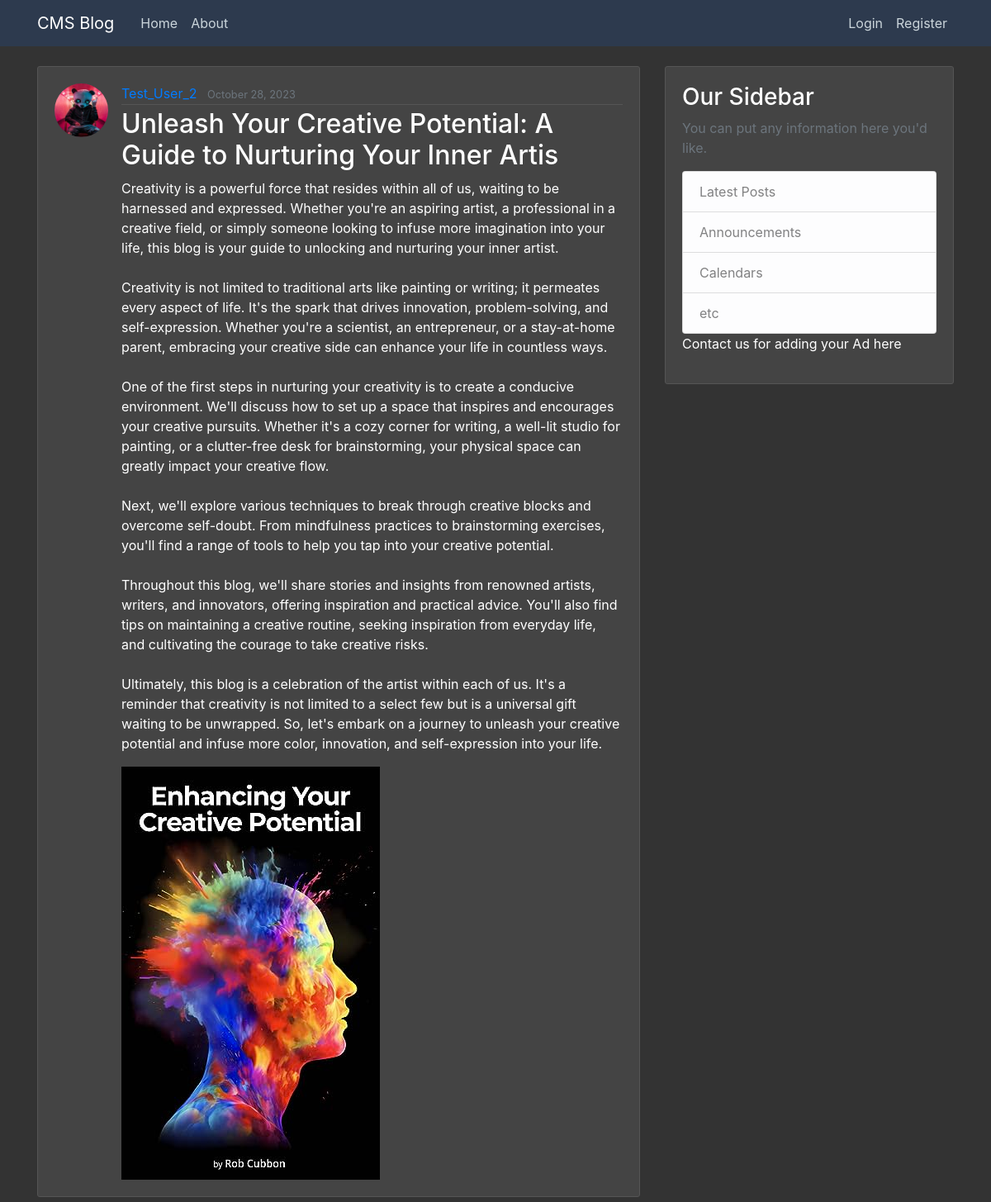
The page /post/10/ on the database its author committed.
### cms_app/models.py (models this page shows, shortened)
class Post(models.Model):
    title = models.CharField(max_length=100)
    content = models.TextField()
    date_posted = models.DateTimeField(default=timezone.now)
    author = models.ForeignKey(User, on_delete=models.CASCADE)
    image = models.ImageField(upload_to='blog_images/', blank=True, null=True)
    video = models.FileField(upload_to='blog_videos/', blank=True, null=True)

### users/models.py (models this page shows, shortened)
class Profile(models.Model):
    user = models.OneToOneField(User, on_delete=models.CASCADE)
    image = models.ImageField(default='default.jpg', upload_to='profile_pics')

### cms_app/views.py (the view)
# urls.py: path('post/<int:pk>/', PostDetailView.as_view(), name='post-detail'),
class PostDetailView(DetailView):
    model = Post

### cms_app/templates/cms_app/post_detail.html (shortened to what this page needs)
{% extends "cms_app/base.html" %}
{% block content %}
  <article class="media content-section">
    <img class="rounded-circle article-img" src="{{ object.author.profile.image.url }}">
    <div class="media-body">
      <div class="article-metadata">
        <a class="mr-2" href="{% url 'user-posts' object.author.username %}">{{ object.author }}</a>
        <small class="text-muted">{{ object.date_posted|date:"F d, Y" }}</small>
      </div>
      <h2 class="article-title">{{ object.title }}</h2>
      <p class="article-content">{{ object.content }}</p>
      {% if object.image %}
        <img src="{{ object.image.url }}" class="img-fluid" alt="Post Image">
      {% endif %}
    </div>
  </article>
{% endblock content %}

### cms_app/static/css/main.css (style rules this page uses)
body { background: #fafafa; color: #333333; margin-top: 5rem; }
h1, h2, h3, h4, h5, h6 { color: #444444; }
.content-section { background: #ffffff; padding: 10px 20px; border: 1px solid #dddddd; border-radius: 3px; margin-bottom: 20px; }
.article-title { color: #444444; }
.article-content { white-space: pre-line; }
.article-img { height: 65px; width: 65px; margin-right: 16px; }
.article-metadata { padding-bottom: 1px; margin-bottom: 4px; border-bottom: 1px solid #e3e3e3 }

### cms_app/templates/cms_app/base.html (style rules this page uses)
body { background: #333; color: #fff; margin-top: 5rem; }
h1, h2, h3, h4, h5, h6 { color: #fff; }
.content-section { background: #444; padding: 20px; border: 1px solid #555; border-radius: 3px; margin-bottom: 20px; }
.article-title { color: #fff; text-decoration: none; }
.article-content { white-space: pre-line; }
.article-img { height: 65px; width: 65px; margin-right: 16px; }
.article-metadata { padding-bottom: 1px; margin-bottom: 4px; border-bottom: 1px solid #555; }

### rows shown on the page
Post: author.profile.image (picture), author "Test_User_2", date_posted "October 28, 2023", title "Unleash Your Creative Potential: A Guide to Nurturing Your Inner Artis", content "Creativity is a powerful force that resides within all of us, waiting to be harnessed and expressed. Whether you're an aspiring artist, a professional in a creative field, or simply someone looking to infuse more imagination into your life, this blog is your guide to unlocking and nurturing your inner artist. Creativity is not limited to traditional arts like painting or writing; it permeates every aspect of life. It's the spark that drives innovation, problem-solving, and self-expression. Whether you're a scientist, an entrepreneur, or a stay-at-home parent, embracing your creative side can enhance your life in countless ways. One of the first steps in nurturing your creativity is to…", image (picture)
